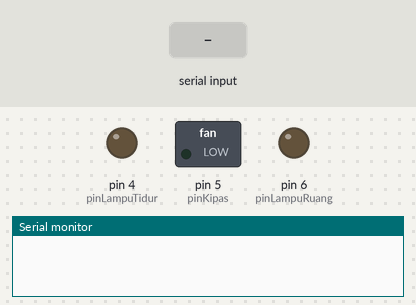
The sketch below on a simulated Arduino Uno, built with avr-gcc and run on an emulated ATmega328P. On the bench: switched loads named in the sketch (green lamp = pin HIGH), output pins drawn as LEDs (lit = HIGH), the last lines printed to the serial monitor. The test bench sets the inputs (shaded band).

Above: at 1.2 s.
1.3 s: "light on" received over Serial
At 2.5 s:
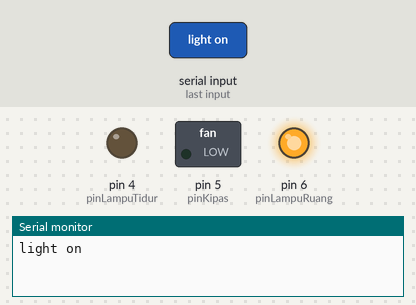
2.8 s: "fan on" received over Serial
At 3.4 s:
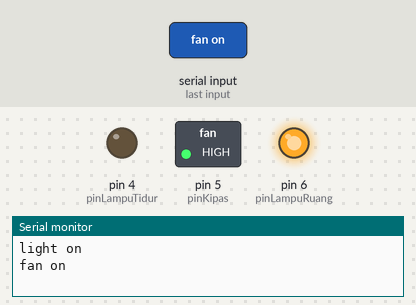
4.3 s: "light off" received over Serial
At 4.9 s:
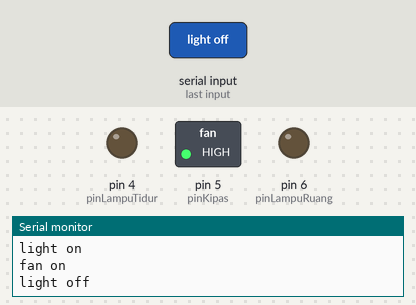
5.8 s: "night lamp on" received over Serial
At 6.5 s:
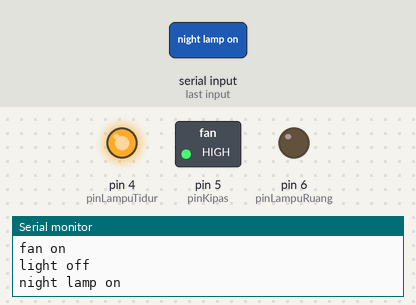
7.3 s: "fan off" received over Serial
At 8.1 s:
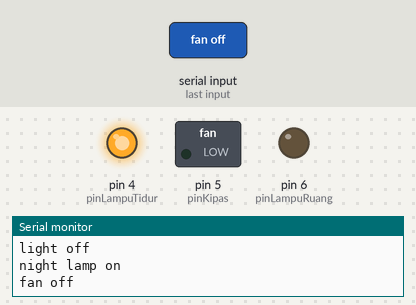
8.8 s: "all on" received over Serial
At 9.2 s:
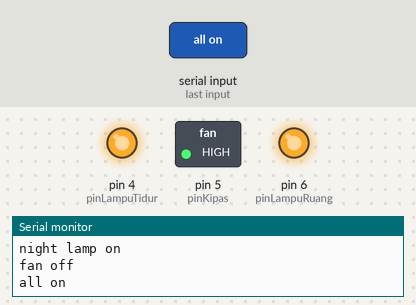
Timing chart, 0 to 11.3 s (numbered marks = the images above; inputs shaded):
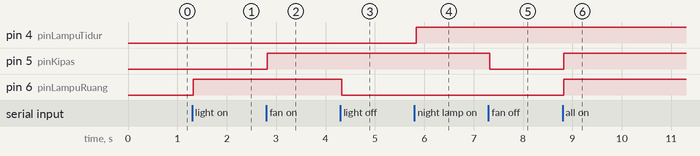

Measured:
- after the input at 1.3 s, pin 6 (pinLampuRuang): LOW → HIGH at once
- after the input at 2.8 s, pin 5 (pinKipas): LOW → HIGH at once
- after the input at 4.3 s, pin 6 (pinLampuRuang): HIGH → LOW at once
- after the input at 5.8 s, pin 4 (pinLampuTidur): LOW → HIGH at once
- after the input at 7.3 s, pin 5 (pinKipas): HIGH → LOW at once
- after the input at 8.8 s, pin 5 (pinKipas), pin 6 (pinLampuRuang): LOW → HIGH at once

The sketch:

homeautocode.ino
```cpp
String voice;
int pinLampuRuang = 6; // Lamp
int pinKipas = 5;      // Motor DC
int pinLampuTidur = 4; // LED

void setup() {
Serial.begin(9600);
pinMode(pinLampuRuang, OUTPUT);
pinMode(pinKipas, OUTPUT);
pinMode(pinLampuTidur, OUTPUT);
}

void loop() {
while(Serial.available()){
  delay(3);
  char c = Serial.read();
  voice+=c;}

if(voice.length() >0){
  Serial.println(voice);
  if(voice == "light on")
  {digitalWrite(pinLampuRuang, HIGH);}
  else if(voice == "light off")
  {digitalWrite(pinLampuRuang, LOW);}
  else if(voice == "fan on")
  {digitalWrite(pinKipas, HIGH);}
  else if(voice == "fan off")
  {digitalWrite(pinKipas, LOW);}
  else if(voice == "night lamp on")
  {digitalWrite(pinLampuTidur, HIGH);}
  else if(voice == "night lamp off")
  {digitalWrite(pinLampuTidur, LOW);}
  else if(voice == "all on")
  {digitalWrite(pinLampuTidur, HIGH);
    digitalWrite(pinKipas, HIGH);
  digitalWrite(pinLampuRuang, HIGH);}
  else if(voice == "all off")
  {digitalWrite(pinLampuTidur, LOW);
    digitalWrite(pinKipas, LOW);
  digitalWrite(pinLampuRuang, LOW);}
  voice = "";}
}
```
